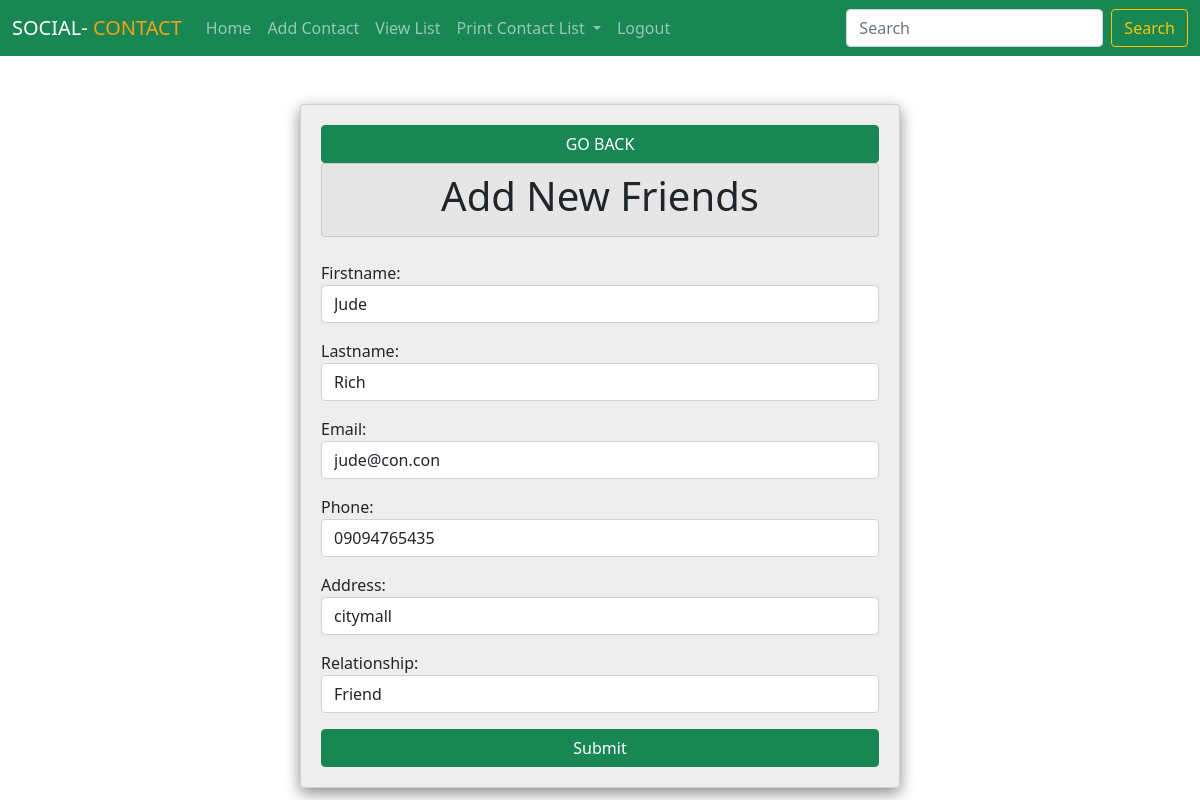
The page /events/update_user/4 (signed in) on the database its author committed.
### events/models.py (models this page shows)
class AddUser(models.Model):
    RELATIONSHIP = (
        ('Family', 'Family'),
        ('Friend', 'Friend'),
        ('Brother', 'Brother'),
        ('Sister', 'Sister'),
        ('Mother', 'Mother'),
        ('Father', 'Father'),
        ('Cousin', 'Cousin'),
        ('In-Law', 'In-Law'),
        ('Others', 'Others'),
    )
    firstname = models.CharField(max_length=100, null=True,  blank=True)
    lastname = models.CharField(max_length=100, null=True,  blank=True)
    email = models.EmailField( null=True)
    phone = models.CharField(max_length=100, null=True,  blank=True)
    address = models.CharField(max_length=100, null=True,  blank=True)
    relationship = models.CharField(max_length=100, null=True,  blank=True, choices=RELATIONSHIP)

### events/views.py (the view)
# urls.py: path('update_user/<str:pk>', views.update_user, name='update-user'),
def update_user(request, pk):
    lists = AddUser.objects.get(id=pk)
    form = AddUserForm(instance=lists)
    context = {'form': form}
    if request.method == 'GET':
        return render(request, 'events/update.html', context)
    elif request.method == 'POST':
        form = AddUserForm(request.POST, instance=lists)
        if form.is_valid():
            form.save()
            messages.info(request, 'The post has been updated  successfully')
            return redirect('view-list')

### events/forms.py
class AddUserForm(ModelForm):
    class Meta:
        model = AddUser
        fields = '__all__'
        widgets = {
            'firstname': forms.TextInput(attrs={'class': 'form-control'}),
            'lastname': forms.TextInput(attrs={'class': 'form-control'}),
            'email': forms.EmailInput(attrs={'class': 'form-control'}),
            'phone': forms.TextInput(attrs={'class': 'form-control'}),
            'address': forms.TextInput(attrs={'class': 'form-control'}),
            'relationship': forms.Select(attrs={'class': 'form-control'}),
        }

### events/templates/events/update.html (shortened to what this page needs)
{% extends 'events/base.html' %}
{% block content %}
    <div class="card" style="width: 600px; padding: 20px; margin: auto; background-color: #eee; box-shadow: 0 5px 15px #888;">
        <a href="{% url 'view-list' %}" class="btn btn-success">GO BACK</a>
        <div class="card card-header">
            <h1 class="text-center">Add New Friends</h1>
        </div>
        <br>
        <form action="" method="POST">
            {{form.as_p}}
            <input type="submit" class="btn btn-success" value="Submit" style="width: 100%;">
        </form>
    </div>
{% endblock %}

### rows shown on the page
AddUser: firstname "Jude", lastname "Rich", email "jude@con.con", phone "09094765435", address "citymall", relationship "Friend"
